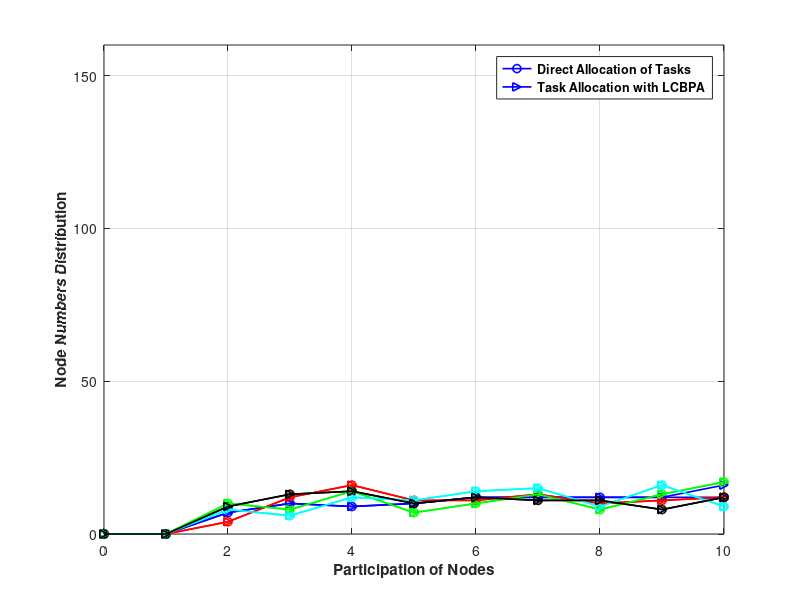

This figure's MATLAB source:
% Completion comparison with 
% or without the algoritm.
% Fn = 100
clc;
clear;
% x: vector of x data 
x = [0 1 2 3 4 5 6 7 8 9 10];
% y010-y030: matrix of data y0
y010 = [0 0 7 10 9 10 12 12 12 12 12];
y015 = [0 0 4 12 16 11 11 13 10 11 12];
y020 = [0 0 10 8 14 7 10 13 8 13 17];
y025 = [0 0 8 6 12 11 14 15 9 16 9];
y030 = [0 0 9 13 14 10 12 11 11 8 12];
% y110-y130:matrix of y1 data
y110 = [0 0 7 10 9 10 12 12 12 12 16];
y115 = [0 0 4 12 16 11 11 13 10 11 12];
y120 = [0 0 10 8 14 7 10 13 8 13 17];
y125 = [0 0 8 6 12 11 14 15 9 16 9];
y130 = [0 0 9 13 14 10 12 11 11 8 12];

% creat figure
figure
 h1=plot(x,y010,'-oblue','LineWidth',1.2); hold on;
    plot(x,y015,'-ored','LineWidth',1.2);  hold on;
    plot(x,y020,'-ogreen','LineWidth',1.2);hold on;
    plot(x,y025,'-oc','LineWidth',1.2);    hold on;
    plot(x,y030,'-oblack','LineWidth',1.2); 
    % ,x,y015,'-ored', x,y020,'-ogreen',x,y025,'-oc',x,y030,'-oblack');

 h2=plot(x,y110,'->blue','LineWidth',1.2); hold on;
    plot(x,y115,'->red','LineWidth',1.2);  hold on;
    plot(x,y120,'->green','LineWidth',1.2);hold on;
    plot(x,y125,'->c','LineWidth',1.2);    hold on;
    plot(x,y130,'->black','LineWidth',1.2);
    %,x,y115,'-ored', x,y120,'->green',x,y125,'->c',x,y130,'->black');
 % Creat x,y label
 xlabel('Participation of Nodes','FontWeight','bold');
 ylabel('Node Numbers Distribution','FontWeight','bold')
%creat legend and grid
grid on;
legend([h1,h2],'Direct Allocation of Tasks','Task Allocation with LCBPA','Location','NorthEast','FontWeight','bold');
axis([0,10,0,160]);
print('Fn1002','-dpng')